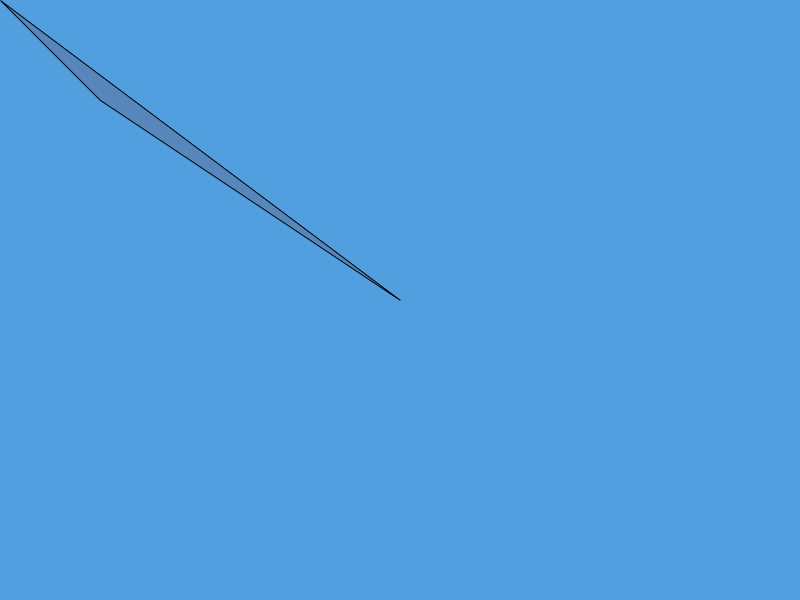
Frame 1 (no input)
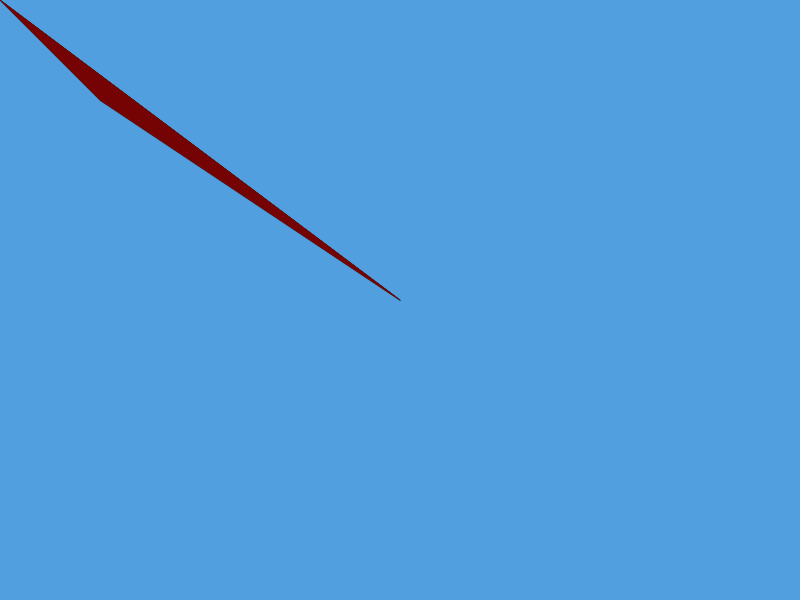
Frame 60 (the mouse pressed at the canvas centre just before this capture)
Frame 120 (the mouse held since frame 60 and released just before this capture): identical to frame 60, image omitted

The Processing sketch that drew these frames (run headless with seeded random() and noise(); from frame 60 on, the mouse is pressed at the canvas centre):

// Processing sketch: Experiment
// ── Experiment.pde
// Ben DeSouza
// 07/02/18
// Changing Triangle
// As you move the mouse, you'll find the triangles change colours

void setup(){
 // size(Height,Width), background(R,G,B)
 size(800,600);
 background(81,159,222);
}


void draw(){
  // fill(120,mouseX,mouseY,40), triangle (mouseX,mouseY,100,100,width/2,height/2) 
  //noStroke to delete the borders of the shape
  fill(120, mouseX,mouseY, 40);
  triangle(mouseX, mouseY, 100, 100,width/2,height/2);
  noStroke();
}


void keyPressed(){
  
}
